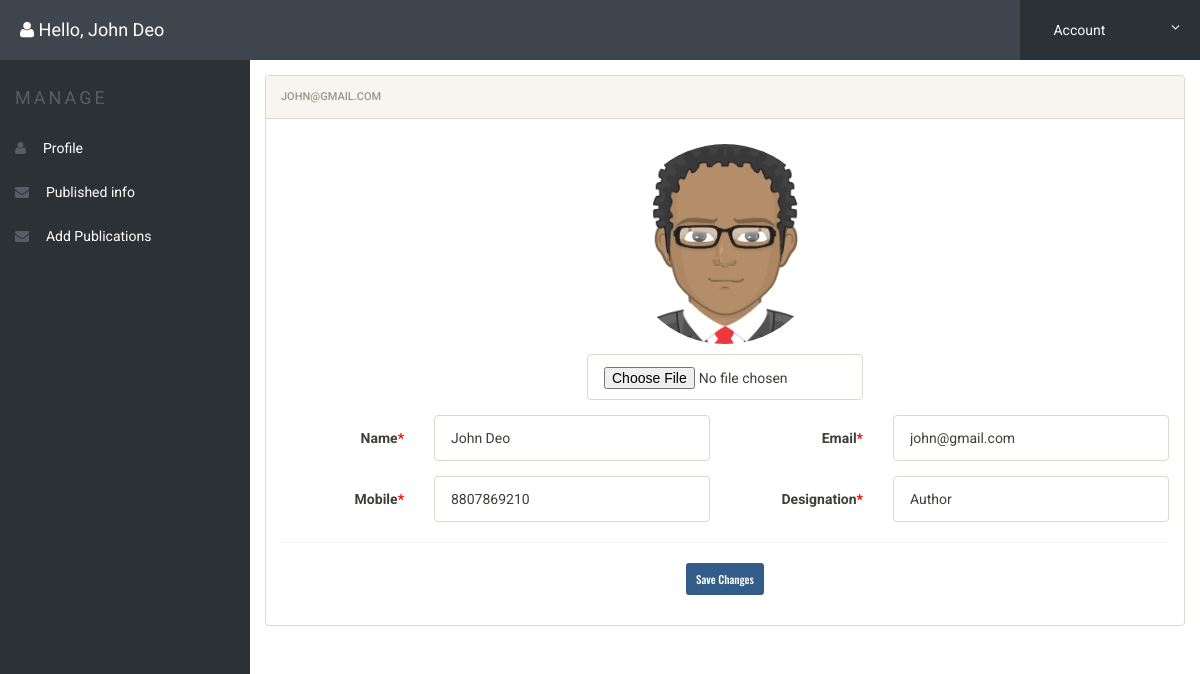
The app's page /profile.php (signed in) with its own data.
### tables this page shows
CREATE TABLE `users` (
  `id` int NOT NULL,
  `name` varchar(50) NOT NULL,
  `email` varchar(50) NOT NULL,
  `password` varchar(50) NOT NULL,
  `gender` varchar(50) NOT NULL,
  `mobile` varchar(50) NOT NULL,
  `designation` varchar(50) NOT NULL,
  `image` varchar(50) NOT NULL,
  `status` int NOT NULL
);

### profile.php (the view, shortened to what this page needs)
<?php
include('includes/config.php');
if (strlen($_SESSION['alogin']) == 0) {
	header('location:index.php');
} else {
?>
	<!doctype html>
	<html lang="en" class="no-js">
	<head>
		<link rel="stylesheet" href="css/font-awesome.min.css">
		<link rel="stylesheet" href="css/bootstrap.min.css">
		<link rel="stylesheet" href="css/dataTables.bootstrap.min.css">
		<link rel="stylesheet" href="css/bootstrap-social.css">
		<link rel="stylesheet" href="css/bootstrap-select.css">
		<link rel="stylesheet" href="css/fileinput.min.css">
		<link rel="stylesheet" href="css/awesome-bootstrap-checkbox.css">
		<link rel="stylesheet" href="css/style.css">
	</head>
	<body>
		<?php
		$email = $_SESSION['alogin'];
		$sql = "SELECT * from users where email = (:email);";
		$query = $dbh->prepare($sql);
		$query->bindParam(':email', $email, PDO::PARAM_STR);
		$query->execute();
		$result = $query->fetch(PDO::FETCH_OBJ);
		?>
		<?php include('includes/header.php'); ?>
		<div class="ts-main-content">
			<?php include('includes/leftbar.php'); ?>
			<div class="content-wrapper">
				<div class="container-fluid">
					<div class="row">
						<div class="col-md-12">
							<div class="row">
								<div class="col-md-12">
									<div class="panel panel-default">
										<div class="panel-heading"><?php echo htmlentities($_SESSION['alogin']); ?></div>
										<div class="panel-body">
											<form method="post" class="form-horizontal" enctype="multipart/form-data">
												<div class="form-group">
													<div class="col-sm-4">
													</div>
													<div class="col-sm-4 text-center">
														<img src="images/<?php echo htmlentities($result->image); ?>" style="width:200px; border-radius:50%; margin:10px;">
														<input type="file" name="image" class="form-control">
													</div>
													<div class="col-sm-4">
													</div>
												</div>
												<div class="form-group">
													<label class="col-sm-2 control-label">Name<span style="color:red">*</span></label>
													<div class="col-sm-4">
														<input type="text" name="name" class="form-control" required value="<?php echo htmlentities($result->name); ?>">
													</div>
													<label class="col-sm-2 control-label">Email<span style="color:red">*</span></label>
													<div class="col-sm-4">
														<input type="email" name="email" class="form-control" required value="<?php echo htmlentities($result->email); ?>">
													</div>
												</div>
												<div class="form-group">
													<label class="col-sm-2 control-label">Mobile<span style="color:red">*</span></label>
													<div class="col-sm-4">
														<input type="text" name="mobile" class="form-control" required value="<?php echo htmlentities($result->mobile); ?>">
													</div>
													<label class="col-sm-2 control-label">Designation<span style="color:red">*</span></label>
													<div class="col-sm-4">
														<input type="text" name="designation" class="form-control" required value="<?php echo htmlentities($result->designation); ?>">
													</div>
												</div>
												<hr>
												<div class="form-group text-center">
													<button class="btn btn-sm btn-primary" name="submit" type="submit">Save Changes</button>
												</div>
											</form>
										</div>
									</div>
								</div>
							</div>
						</div>
					</div>
				</div>
			</div>
		</div>
	</body>
	</html>
<?php } ?>

### css/style.css (style rules this page uses)
html { font-size: 14px; }
@media only screen and (min-width: 480px) { html { font-size: 17px; } }
@media only screen and (min-width: 768px) { html { font-size: 14px; } }
body { font-size: 1em; }
.btn { font-family: 'Oswald', sans-serif; }
.panel { overflow: hidden; }
.btn { text-transform: none; }
.ts-main-content .content-wrapper { padding-top: 15px; margin-top: 60px; }
@media only screen and (min-width: 992px) { .ts-main-content .content-wrapper { margin-left: 250px; } }

### records on screen
users: image (placeholder picture), name "John Deo", email "john@gmail.com", mobile "8807869210", designation "Author"

### other values on screen
$_SESSION['name'] "John Deo"
$_SESSION['alogin'] "JOHN@GMAIL.COM"
